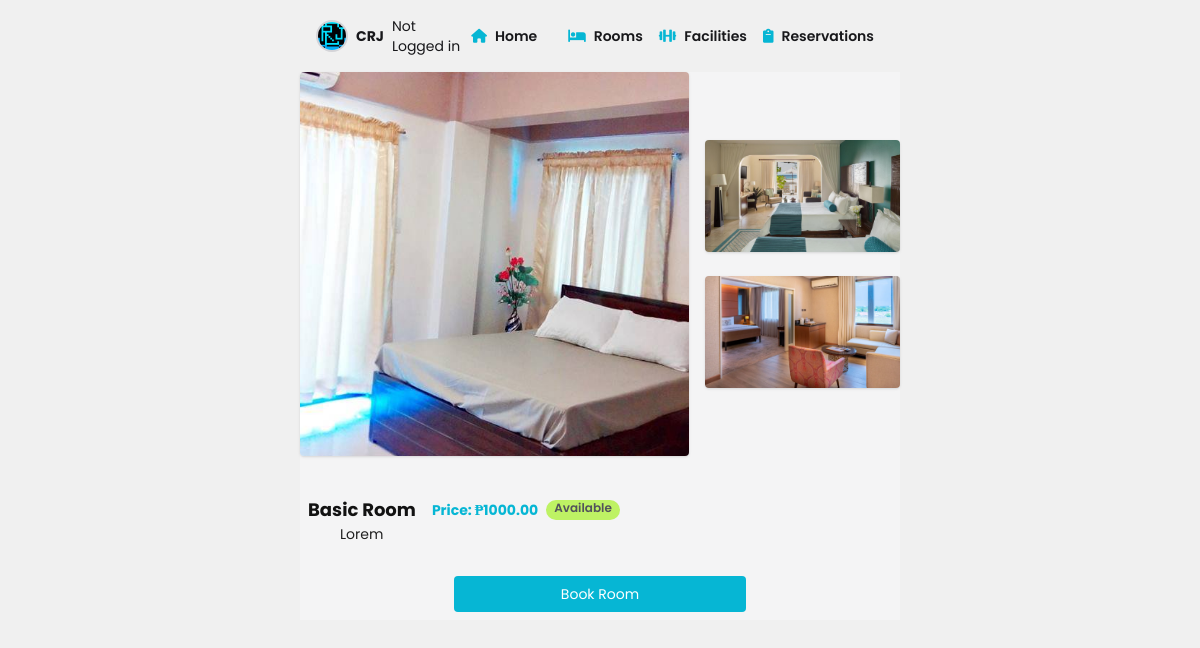
Screenshot of /rooms/1/ with the database file from the repository.
### reservation/models.py (models this page shows, shortened)
class Room(models.Model):
    name = models.CharField(max_length=100)
    description = models.TextField()
    image = models.ImageField(upload_to='room_images/')
    price = models.DecimalField(max_digits=10, decimal_places=2)
    is_available = models.BooleanField(default=True)

class RoomImage(models.Model):
    room = models.ForeignKey(Room, related_name='additional_images', on_delete=models.CASCADE)
    image = models.ImageField(upload_to='room_images/')

### reservation/views.py (the view)
# urls.py: path('rooms/<int:pk>/', RoomDetailView.as_view(), name='view_room'),
class RoomDetailView(DetailView):
    model = Room
    template_name = 'view_room.html'

### reservation/templates/view_room.html
{% extends 'base.html' %}
{% block content %}
<div class="flex justify-center items-center space-x-4">
    <div class="w-2/3">
        <img src="{{ room.image.url }}" alt="{{ room.name }}" class="w-full h-96 shadow rounded object-cover">
    </div>
    <div class="w-1/3 flex flex-col space-y-6">
        {% for image in room.additional_images.all %}
        <img src="{{ image.image.url }}" alt="{{ room.name }}" class="w-full rounded shadow h-28 object-cover">
        {% endfor %}
    </div>
</div>
<div class="mt-8 p-2">
    <div class="flex space-x-4 items-center">
        <h1 class="font-bold text-lg">{{ room.name }}</h1>
        <div class="text-sm flex space-x-2">
            <p class="text-cyan-500 font-bold">Price: ₱{{ room.price }}</p>
            <p class="bg-lime-300 px-2 text-zinc-600 text-xs rounded-full font-semibold">{{ room.is_available|yesno:"Available,Not Available" }}</p>
        </div>
    </div>
    <p class="indent-8 text-sm">{{ room.description }}</p>
    <div class="mt-8 w-full justify-center flex space-x-4">
        <a href="{% url 'book_room' %}" class="bg-cyan-500 hover:bg-cyan-700 text-white text-sm py-2 w-1/2 text-center px-4 rounded">Book Room</a>
    </div>
</div>
{% endblock %}

### reservation/static/style.css (style rules this page uses)
body { background-color: #f0f0f0; color: #202020; font-family: "Poppins", serif; }
h1 { color: #121212; }

### rows the page displays
Room: image (picture), name "Basic Room", price "1000.00", is_available "Available", description "Lorem"
RoomImage: image (picture)
RoomImage: image (picture)
